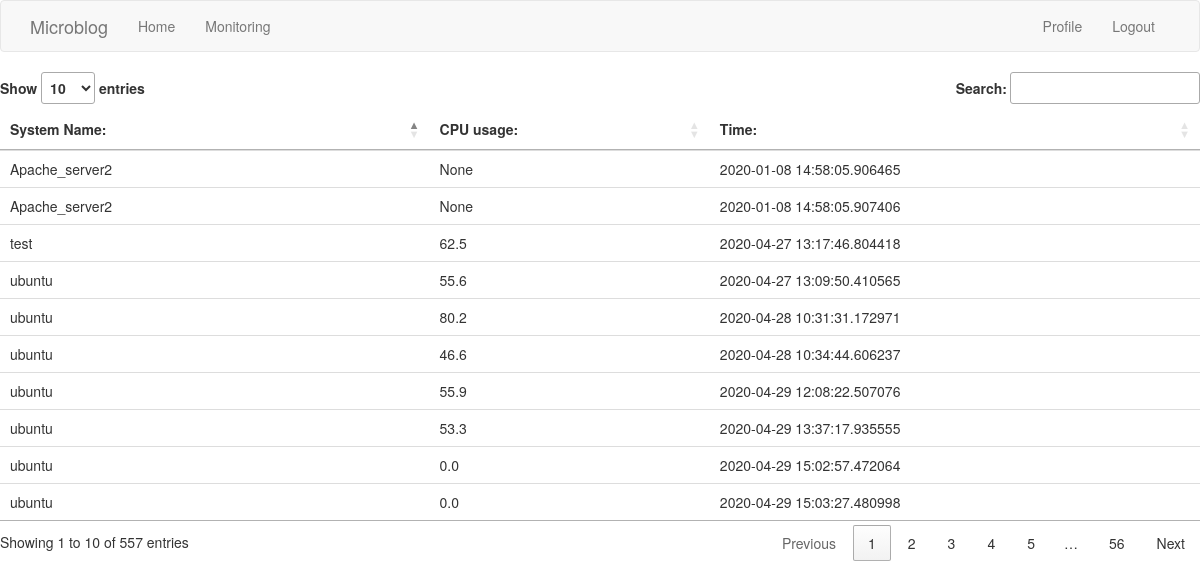
The app's page /index (signed in) with its own data.
### app/models.py (models this page shows, shortened)
class System(db.Model):
    id = db.Column(db.Integer, primary_key=True, autoincrement=True)
    system_id = db.Column(db.String(140))
    timestamp = db.Column(db.DateTime, index=True, default=datetime.utcnow)
    cpu_usage = db.Column(db.Float)

### app/routes.py (the view)
@app.route('/')
@app.route('/index', methods=['GET'])
@login_required
def index():
    systems = db.session.query(System.system_id, System.cpu_usage, System.timestamp).all()
    sortparams = {'sortby': 'column_name', 'sortdir': 'asc'}
    return render_template('index.html', title='Home', systems=systems, sortparams=sortparams)

### app/models.py (called while the page is built)
@login.user_loader
def load_user(id):
    return User.query.get(int(id))

### app/routes.py (called while the page is built)
@app.before_request
def before_request():
    if current_user.is_authenticated:
        current_user.last_seen = datetime.utcnow()
        db.session.commit()

### app/templates/index.html (shortened to what this page needs)
{% extends "base.html" %}
{% block content %}
<head>
    <link rel="stylesheet" type="text/css" href="https://cdn.datatables.net/1.10.20/css/jquery.dataTables.css">
</head>
<body>
<table id="systemTable" class=table table-hover">
<thead valign="top">
<th>System Name:</th>
<th>CPU usage:</th>
<th>Time:</th>
</thead>
<tbody>
{% for system in systems[1:]%}
<tr>
    <td>{{system.system_id}}</td>
    <td>{{system.cpu_usage}}</td>
    <td>{{system.timestamp}}</td>
</tr>
{% endfor %}
</tbody>
</table>
</body>
{% endblock %}

### records on screen
System: system_id "Apache_server2", cpu_usage "None", timestamp "2020-01-08 14:58:05.906465"
System: system_id "Apache_server2", cpu_usage "None", timestamp "2020-01-08 14:58:05.907406"
System: system_id "ubuntu", cpu_usage "55.6", timestamp "2020-04-27 13:09:50.410565"
System: system_id "test", cpu_usage "62.5", timestamp "2020-04-27 13:17:46.804418"
System: system_id "ubuntu", cpu_usage "80.2", timestamp "2020-04-28 10:31:31.172971"
System: system_id "ubuntu", cpu_usage "46.6", timestamp "2020-04-28 10:34:44.606237"
System: system_id "ubuntu", cpu_usage "55.9", timestamp "2020-04-29 12:08:22.507076"
System: system_id "ubuntu", cpu_usage "53.3", timestamp "2020-04-29 13:37:17.935555"
System: system_id "ubuntu", cpu_usage "0.0", timestamp "2020-04-29 15:02:57.472064"
System: system_id "ubuntu", cpu_usage "0.0", timestamp "2020-04-29 15:03:27.480998"
